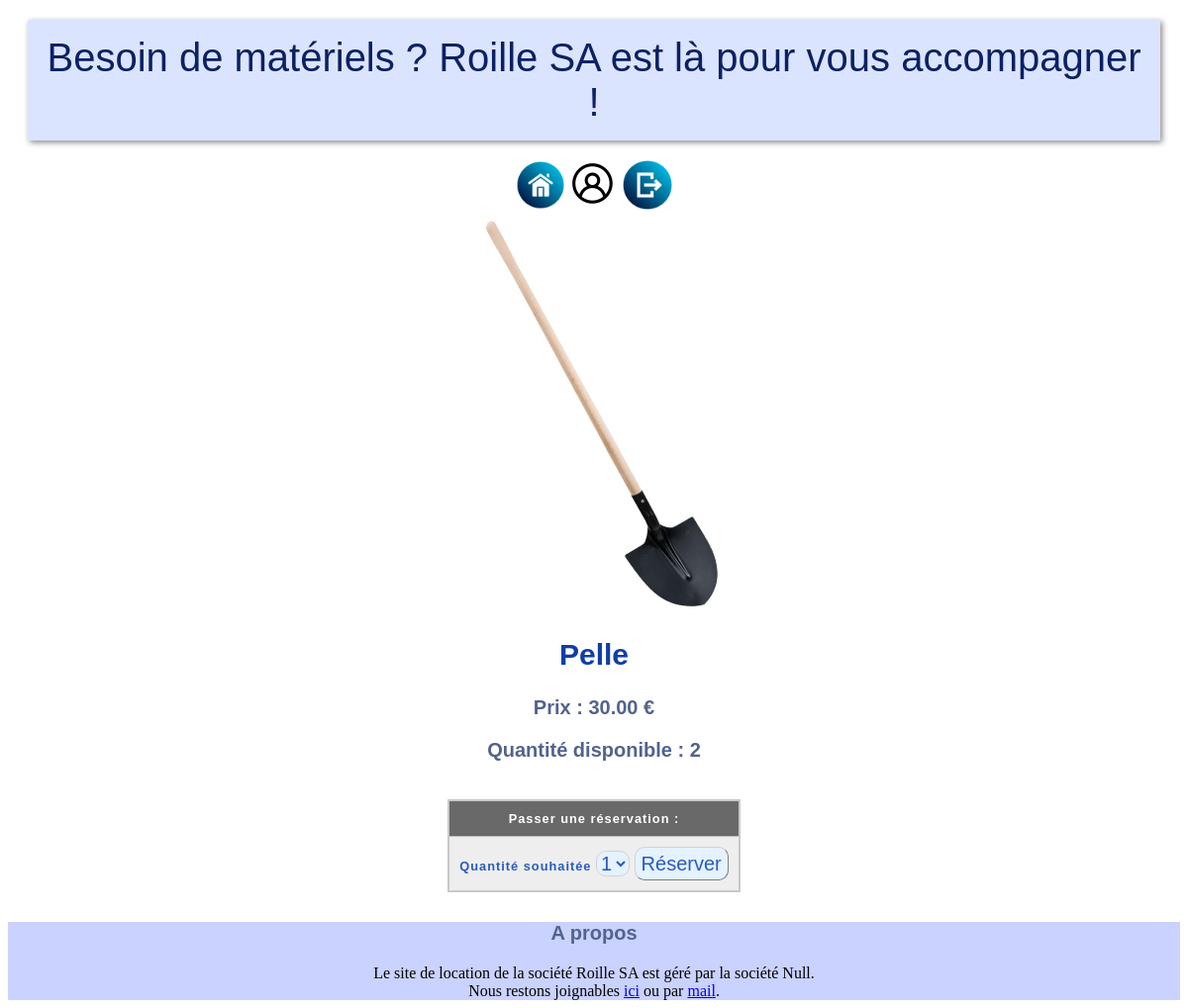
The app's page /index.php?page=products&id=1 (signed in) with its own data.
### tables this page shows
create table materiel(
	idM int(5) not null auto_increment,
	prixM double(5,2) not null,
	qtStockM int(3),
	nomM varchar(25),
	idTM int(4) not null,
	primary key (idM),
	foreign key (idTM) references typeMat(idTM)
);

### controleur/config_bdd.php (called while the page is built)
<?php
    $serveur = "localhost";
    $bdd = "roille_sa";
    $user = "root";
    $mdp = "";
?>

### modele/modele.class.php (called while the page is built, shortened)
<?php
class Controleur
{
    private $unPdo, $uneTable;
    public function __construct($serveur, $bdd, $user, $mdp){
        $this->unPdo= null;
        try {
            $this->unPdo = new PDO("mysql:host=".$serveur.";dbname=".$bdd, $user, $mdp);
        } catch (PDOException $exp) {
            echo "Erreur de connexion : " . $exp ->getMessage();
        }
    }
    public function selectWhere($where)
    {
        $donnees = array();
        $champs = array();
        foreach ($where as $cle => $valeur) {
            $champs[] = $cle." = :".$cle;
            $donnees [":".$cle] = $valeur;
        }
        $chaineWhere = implode (" and ", $champs);
        $requete = "select * from " . $this->uneTable . " where ".$chaineWhere.";";
        $select = $this->unPdo->prepare($requete);
        $select->execute($donnees);
        return $select->fetch();
    }
    public function setTable($uneTable)
    {
        $this->uneTable = $uneTable;
    }
}
?>

### gestion_produits.php (the view, shortened to what this page needs)
<?php
    $unControleur->setTable("materiel");
    $where = array("idM"=>$_GET['id']);
    $lesProduits = $unControleur->selectWhere($where);
?>
<img src="images\products\<?php echo $lesProduits['nomM'] ?>.jpg" height="400" width="400" alt="<?php echo $page ?>">
<div>
    <h2><?php echo $lesProduits['nomM'] ?></h2>
    <h3>Prix : <?php echo $lesProduits['prixM'] ?> €</h3>
    <h3>Quantité disponible : <?php echo $lesProduits['qtStockM'] ?></h3>
    <br/>
</div>
<form action="" method="POST">
    <table>
        <tr>
            <th scope="col">Passer une réservation : </th>
        </tr>
        <tr>
            <td> Quantité souhaitée
                <select name="qtM">
                    <?php
                        for($i = 1; $i <= $lesProduits['qtStockM']; $i++) {
                            echo "<option value='".$i."'>".$i."</option>";
                        }
                    ?>
                </select>
                <input type="submit" name="Reserver" value="Réserver">
            </td>
        </tr>
    </table>
</form>

### style/style.css (style rules this page uses)
h2 { color: #113DAA; font-family:Arial, sans-serif; font-size: 30px; font-weight: bold; animation: myAnim 1s ease 0s 1 normal forwards; }
h3 { color: #52638d; font-family:Arial, sans-serif; font-size: 20px; font-weight: bold; animation: myAnim 1s ease 0s 1 normal forwards; }
div { animation: myAnim 1s ease 0s 1 normal forwards; }
input, select { background-color: #E5F2FF; color: #295bbf; font-family:Arial, sans-serif; border-radius: 10px; border-width: 1px; line-height: 30px; font-size: 20px; border-color: lightgray; }
form { color: #295bbf; font-family:Arial, sans-serif; font-size: 20px; font-weight: bold; animation: myAnim 1s ease 0s 1 normal forwards; }
td, th { border: 1px solid rgb(190, 190, 190); padding: 10px; }
td { text-align: center; font-family:Arial, sans-serif; }
tr:nth-child(even) { background-color: #eee; font-family:Arial, sans-serif; }
th[scope="col"] { background-color: #696969; color: #fff; }
table { border-collapse: collapse; border: 2px solid rgb(200, 200, 200); letter-spacing: 1px; font-family:Arial,sans-serif; font-size: .8rem; animation: myAnim 1s ease 0s 1 normal forwards; }

### records on screen
materiel: nomM (picture), nomM "Pelle", prixM "30.00", qtStockM "2"

### other values on screen
form field qtM "1"
